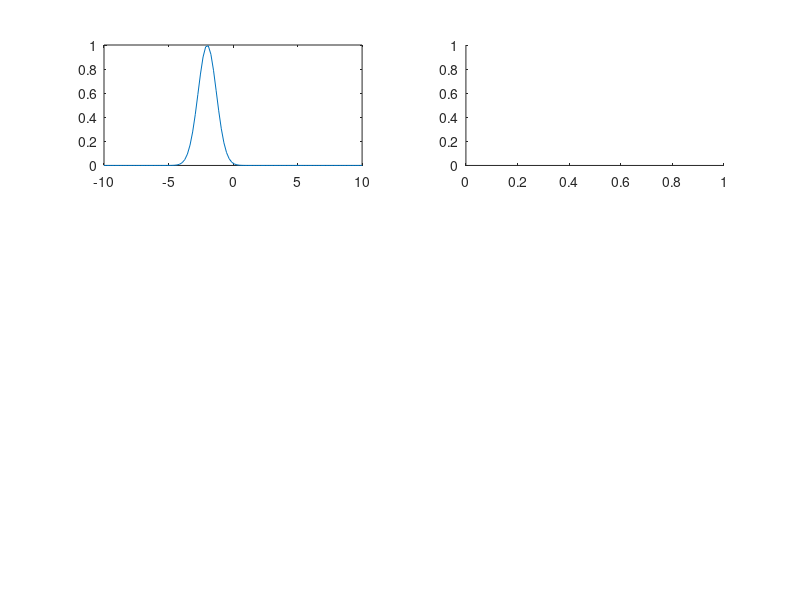

MATLAB code for this plot: (Note: this script raises an error after producing the figure.)
%
% lab_epi.m
% Carl Tape, GEOS 627, Inverse Problems and Parameter Estimation
%
% Example script for using an in-line function, then generating samples as
% if the function were a probability distribution.
%
% The sampling method here is called the Rejection Method (Tarantola 2005, Section 2.3.2),
% which is attributed to a paper by John von Neumann (1951).
% As far as I know, this sampling method (or something similar) is not
% available within Matlab, though there is some discussion here:
%    http://www.mathworks.com/help/stats/common-generation-methods.html#br5k9hi-4
%
% This script is a guide to the epicenter homework problem presented as
% Problem 7-1 in Tarantola (2005).
%
% calls plot_histo.m
%

clear, close all, clc

% limits for x to consider
xmin = -10; xmax = 10;

% in-line function f(x)
x0 = -2;
A = 2;
% note that parameters x0 and A must be previously defined
f = @(x) ( A*exp(-(x-x0).^2) );

% KEY TECHNICAL POINT: f is a function, not a numerical array
% (note that x is not a stored array)
whos

% generate samples
NTRY = 1e5;
xtry = xmin + (xmax-xmin)*rand(NTRY,1);

% sample the function
fmax = A;
ftry = f(xtry) / fmax;          % value between 0 and 1
chance = rand(NTRY,1);          % value between 0 and 1
xkeep = xtry(chance < ftry);    % accept or reject the test sample

% plot
xcurve = linspace(xmin,xmax,100);
figure; nr=3; nc=2;
edges1 = [xmin:0.2:xmax];
edges2 = [0:0.05:1];
subplot(nr,nc,1); plot(xcurve,f(xcurve)/fmax); ylim([0 1]);
subplot(nr,nc,2); plot_histo(xtry,edges1); xlabel('xtry');
subplot(nr,nc,3); plot_histo(ftry,edges2); xlabel('f(xtry)');
subplot(nr,nc,4); plot_histo(chance,edges2); xlabel('chance');
subplot(nr,nc,5); plot_histo(xkeep,edges1); xlabel('xkeep');

% START EXERCISE HERE


%==========================================================================
